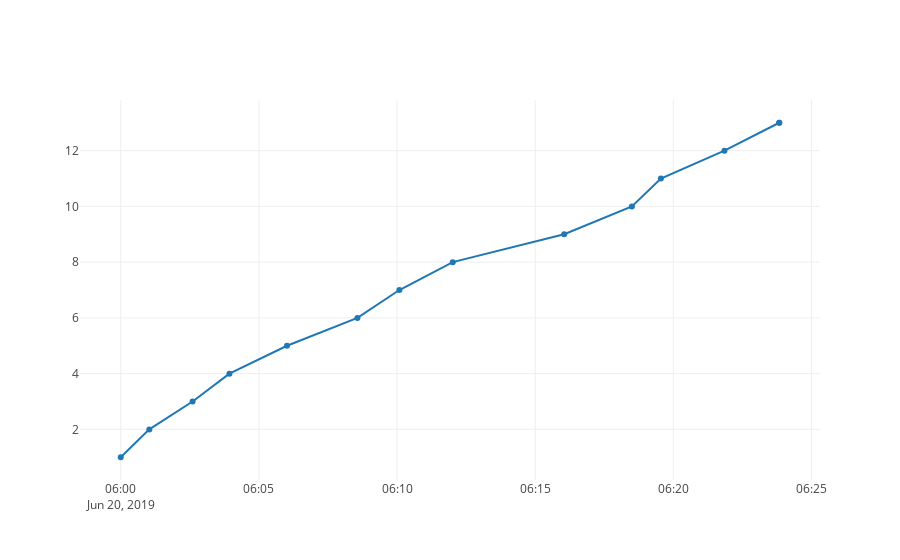

Source (notebook cell):
### Code cell
trace = go.Scatter(
    x = trip_['arrival_time'].apply(lambda x: x.replace(tzinfo=None)),
    y = trip_['stop_sequence']
)

data = [trace]
fig = go.Figure(data)
iplot(fig)

### Figure 1 — Plotly figure (JSON) as saved in the notebook; plotly's stock layout.template omitted (floating-point values rounded to 4 significant figures)
{"data": [{"type": "scatter", "uid": "bdcbc5fd-651c-44e4-b7b6-3c014d9f8bb9", "x": ["2019-06-20 06:00:00", "2019-06-20 06:01:02", "2019-06-20 06:02:36", "2019-06-20 06:03:56", "2019-06-20 06:06:01", "2019-06-20 06:08:34", "2019-06-20 06:10:05", "2019-06-20 06:12:01", "2019-06-20 06:16:03", "2019-06-20 06:18:30", "2019-06-20 06:19:33", "2019-06-20 06:21:51", "2019-06-20 06:23:50", "2019-06-20 06:23:50"], "y": ["1", "2", "3", "4", "5", "6", "7", "8", "9", "10", "11", "12", "13", "13"]}], "layout": {}}
